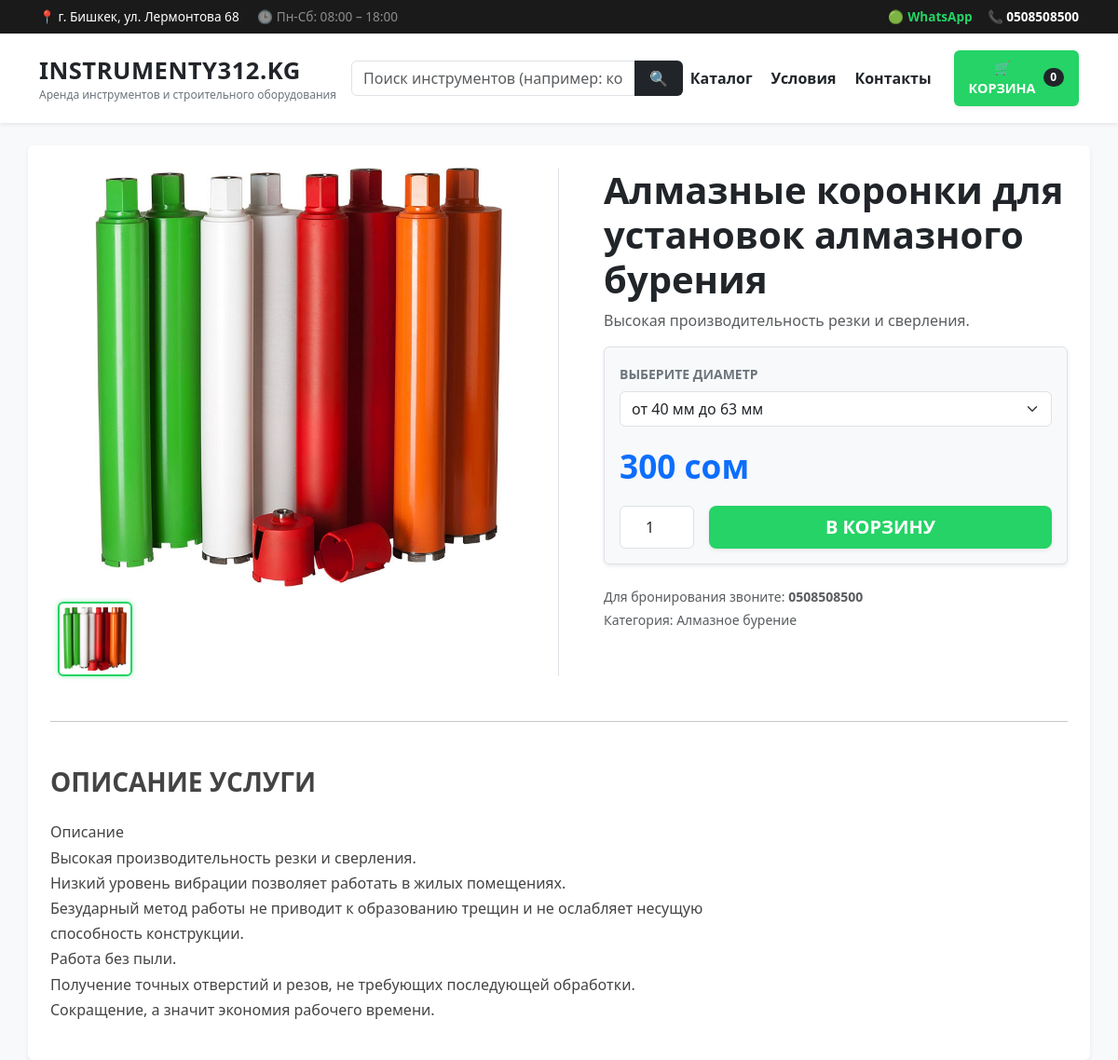
The app's page /tool/2/ with its own data.
### catalog/models.py (models this page shows, shortened)
class Tool(models.Model):
    category = models.ForeignKey(Category, on_delete=models.CASCADE, verbose_name="Категория")
    subcategory = models.ForeignKey(SubCategory, on_delete=models.SET_NULL, null=True, blank=True,
                                    verbose_name="Подкатегория")
    title = models.CharField(max_length=200, verbose_name="Название товара/инструмента")
    description = models.TextField(verbose_name="Описание", blank=True, null=True)
    price_per_day = models.CharField(max_length=50, verbose_name="Цена в сутки (базовая)", blank=True, null=True)
    deposit = models.DecimalField(max_digits=10, decimal_places=2, verbose_name="Залог")
    image = models.ImageField(upload_to='tools/', verbose_name="Главное фото")
    is_available = models.BooleanField(default=True, verbose_name="Доступно сейчас")
    full_description = models.TextField(verbose_name="Полное описание", blank=True, null=True)
    class Meta:
        verbose_name = "Товар"
        verbose_name_plural = "Все товары (Инструменты)"

class Category(models.Model):
    name = models.CharField(max_length=100, verbose_name="Категория")
    class Meta:
        verbose_name = "Категория"
        verbose_name_plural = "Категории"

### catalog/views.py (the view)
# urls.py: path('tool/<int:pk>/', views.tool_detail, name='tool_detail'),
def tool_detail(request, pk):
    tool = get_object_or_404(Tool.objects.prefetch_related('images', 'tariffs', 'variants'), pk=pk)
    return render(request, 'catalog/tool_detail.html', {'tool': tool})

### catalog/templates/catalog/tool_detail.html (shortened to what this page needs)
{% load static %}
<!DOCTYPE html>
<html lang="ru">
<head>
    <link href="https://cdn.jsdelivr.net/npm/bootstrap@5.3.0/dist/css/bootstrap.min.css" rel="stylesheet">
</head>
<body class="bg-light">
<header class="bg-white shadow-sm sticky-top mb-4">
    <div class="top-bar text-white py-2">
        <div class="container d-flex justify-content-between align-items-center flex-wrap gap-2">
            <div>
                <span class="me-3">📍 г. Бишкек, ул. Лермонтова 68</span>
                <span class="text-white-50">🕒 Пн-Сб: 08:00 – 18:00</span>
            </div>
            <div class="d-flex align-items-center gap-3">
                <a href="https://wa.me/996508508500" class="btn-whatsapp d-flex align-items-center gap-1" target="_blank">
                    <span>🟢</span> WhatsApp
                </a>
                <a href="tel:+996702747714" class="text-white text-decoration-none fw-bold">
                    📞 0508508500
                </a>
            </div>
        </div>
    </div>
    <nav class="navbar navbar-expand-lg navbar-light py-3">
        <div class="container">
            <a class="navbar-brand d-inline-block" href="/">
                <span class="fw-bold text-dark logo-title">INSTRUMENTY312.KG</span>
                <span class="logo-subtitle">Аренда инструментов и строительного оборудования</span>
            </a>
            <div class="collapse navbar-collapse" id="headerNavbar">
                <form class="d-flex mx-auto my-3 my-lg-0 nav-search" style="width: 100%; max-width: 420px;" action="/search/" method="GET">
                    <div class="input-group">
                        <input type="text" name="q" class="form-control" placeholder="Поиск инструментов (например: коронка)..." aria-label="Поиск">
                        <button class="btn px-3" type="submit">🔍</button>
                    </div>
                </form>
                <ul class="navbar-nav mb-2 mb-lg-0 me-3 fw-semibold gap-1">
                    <li class="nav-item"><a class="nav-link text-dark" href="/">Каталог</a></li>
                    <li class="nav-item"><a class="nav-link text-dark" href="/условия/">Условия</a></li>
                    <li class="nav-item"><a class="nav-link text-dark" href="/контакты/">Контакты</a></li>
                </ul>
                <a href="{% url 'cart_detail' %}" class="btn btn-success px-3 py-2 d-flex align-items-center gap-2 shadow-sm text-uppercase" style="font-size: 0.9rem;">
                    <span>🛒 Корзина</span>
                    <span class="badge bg-dark text-white rounded-pill badge-cart">
                        {% if request.session.cart %}{{ request.session.cart|length }}{% else %}0{% endif %}
                    </span>
                </a>
            </div>
        </div>
    </nav>
</header>
<div class="container bg-white p-4 rounded shadow-sm">
    <div class="row">
        <div class="col-md-6 text-center border-end">
            {% if tool.image %}
                <div class="mb-3">
                    <img src="{{ tool.image.url }}" id="mainImage" class="img-fluid product-img rounded" alt="{{ tool.title }}">
                </div>
                <div class="d-flex justify-content-start flex-wrap gap-2 mt-3 ps-2">
                    <img src="{{ tool.image.url }}" class="img-thumbnail thumb-img thumb-active" onclick="changeImage(this, '{{ tool.image.url }}')">
                </div>
            {% endif %}
        </div>
        <div class="col-md-6 ps-md-5">
            <h1 class="fw-bold">{{ tool.title }}</h1>
            <p class="text-muted mt-2">{{ tool.description }}</p>
           <form action="{% url 'add_to_cart' tool.id %}" method="POST">
                <div class="p-3 border rounded mb-4 bg-light shadow-sm">
                    {% if "коронк" in tool.category.name.lower or tool.variants.all %}
                        <div class="mb-3">
                            <label class="fw-bold mb-2 text-secondary small text-uppercase">Выберите диаметр</label>
                            <select class="form-select" id="variantSelect" name="variant_id" onchange="updatePrice()">
                                {% for variant in tool.variants.all %}
                                    <option value="{{ variant.id }}"
                                            data-price="{% if variant.price and variant.price != 'None' %}{{ variant.price }}{% else %}{{ tool.price_per_day }}{% endif %}"
                                            data-img="{% if variant.variant_image %}{{ variant.variant_image.url }}{% else %}{{ tool.image.url }}{% endif %}"
                                            {% if forloop.first %}selected{% endif %}>
                                        {{ variant.size_name }}
                                    </option>
                                {% endfor %}
                            </select>
                        </div>
                    {% endif %}
                    <div class="mb-3">
                        <div id="priceDisplay" class="price-big">
                        </div>
                    </div>
                    <div class="d-flex align-items-center gap-3">
                        <input type="number" name="quantity" class="form-control text-center" value="1" min="1" style="width: 80px; height: 46px;">
                        <button type="submit" class="btn btn-whatsapp-cart btn-lg px-4 py-2 fw-bold text-uppercase w-100 shadow-sm">В КОРЗИНУ</button>
                    </div>
                </div>
            </form>
            <div class="small text-muted mt-3">
                <p class="mb-1">Для бронирования звоните: <strong>0508508500</strong></p>
                <p class="mb-1">Категория: {{ tool.category.name }}</p>
            </div>
        </div>
    </div>
    <hr class="my-5">
    <div class="row info-section">
        <div class="col-lg-8">
            <h3 class="fw-bold mb-4 text-uppercase">Описание услуги</h3>
            {{ tool.full_description|safe|linebreaks }}
        </div>
    </div>
</div>
</body>
</html>

### catalog/templates/catalog/tool_detail.html (style rules this page uses)
.product-img { max-height: 450px; object-fit: contain; background: white; }
.price-big { color: #0d6efd; font-weight: bold; font-size: 2.2rem; }
.btn-whatsapp-cart { background-color: #25D366; color: white; font-weight: bold; transition: 0.3s; border: none; }
.btn-success { background-color: #25D366; border: none; font-weight: bold; transition: 0.2s; }
.info-section { line-height: 1.7; color: #444; }
.thumb-img { width: 80px; height: 80px; object-fit: cover; cursor: pointer; transition: 0.2s; border: 2px solid #dee2e6; border-radius: 6px; }
.thumb-active { border-color: #25D366 !important; box-shadow: 0 0 5px rgba(37, 211, 102, 0.5); }
.top-bar { background-color: #1a1a1a; font-size: 0.85rem; }
.navbar-brand .logo-title { font-size: 1.6rem; letter-spacing: 0.5px; }
.navbar-brand .logo-subtitle { font-size: 0.75rem; color: #6c757d; display: block; margin-top: -3px; }
.btn-whatsapp { color: #25D366; font-weight: bold; text-decoration: none; transition: 0.2s; }
.nav-search .form-control { border-radius: 6px 0 0 6px; }
.nav-search .btn { border-radius: 0 6px 6px 0; background-color: #212529; color: white; border: none; }
.badge-cart { font-size: 0.75rem; padding: 0.35em 0.65em; }

### records on screen
Tool: image (picture), title "Алмазные коронки для установок алмазного бурения", description "Высокая производительность резки и сверления.", category.name "Алмазное бурение", full_description "Описание Высокая производительность резки и сверления. Низкий уровень вибрации позволяет работать в жилых помещениях. Безударный метод работы не приводит к образованию трещин и не ослабляет несущую способность конструкции. Работа без пыли. Получение точных отверстий и резов, не требующих последующей обработки. Сокращение, а значит экономия рабочего времени."

### other values on screen
form field variant_id "от 40 мм до 63 мм"
